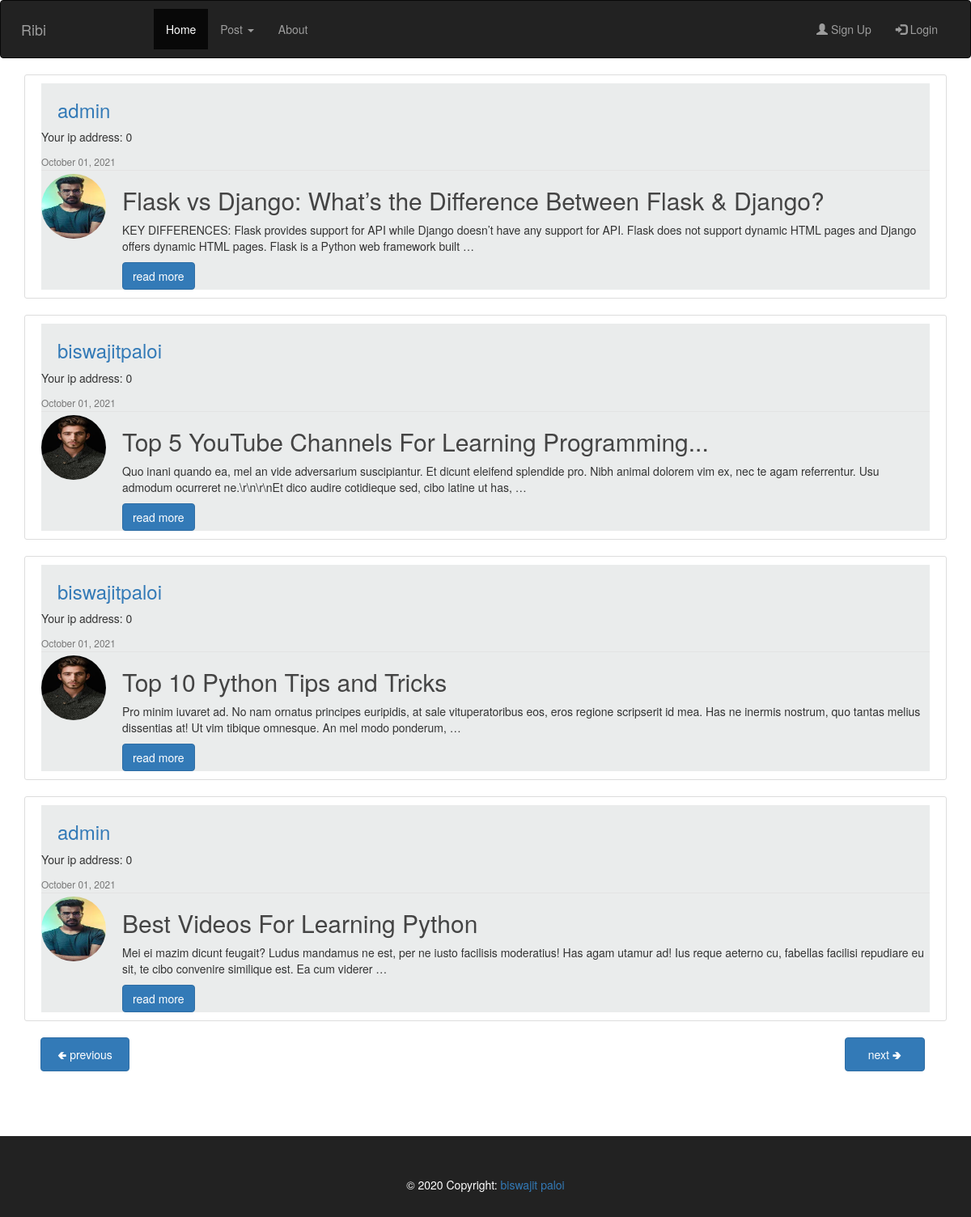
Screenshot of /?page=2 with the database file from the repository.
### blog/models.py (models this page shows, shortened)
class Post(models.Model):
    title = models.CharField(max_length=100,help_text="enter within 100 charecter")
    content = models.TextField()
    date_posted = models.DateTimeField(default=timezone.now)
    author = models.ForeignKey(User, on_delete=models.CASCADE)

### users/models.py (models this page shows, shortened)
class Profile(models.Model):
    MALE = 'M'
    FEMALE = 'F'
    Gender = [
        (MALE, 'Male'),
        (FEMALE, 'Female'),
    ]
    user = models.OneToOneField(User, on_delete=models.CASCADE)
    gender = models.CharField(max_length=6, choices=Gender, default='')
    image = models.ImageField(default='default_male.jpg', upload_to = 'profile_pics')

### blog/views.py (the view)
# urls.py: path('', PostListView.as_view(), name='home'),
class PostListView(ListView):
    model = Post
    template_name = 'blog/home.html'  # <app>/<model>_<viewtype>.html
    context_object_name = 'posts'
    paginate_by = 4
    paginate_orphans = 1
    ordering = ['-date_posted']
    def get_context_data(self, *args, **kwargs):
        try:
            context = super(PostListView, self).get_context_data(
                *args, **kwargs)
            context['ip'] = self.request.session.get('ip', 0)
            return context
        except Http404:
            self.kwargs['page'] = 1
            return super(PostListView, self).get_context_data(*args, **kwargs)

### blog/templates/blog/home.html
{% extends "blog/base.html" %}
{% block content %}
    {% for post in posts %}
    <article class="media content-section">
    <div style="background-color: rgb(234, 236, 236);" class="media-body fa-border ">
      <div class="article-metadata">
        <h3 ><a style="padding:20px;"  href="{% url 'profile' %}">{{ post.author }}</a></h3>
        <p>Your ip address: {{ip}}</p>
        <small  class="text-muted">{{ post.date_posted|date:"F d, Y" }}</small>
      </div>
        <img style="height: 80px; width: 80px; float: left;" class=" img-circle account-img " src="{{ post.author.profile.image.url }}">
      <h2><a class="article-title" href="{% url 'post-detail' post.id %}">{{ post.title }}</a></h2>
      <p style="padding-left: 100px;" class="article-content ">{{ post.content|truncatewords:"35"|linebreaks }}</p>
      <a style="margin-left: 100px;" class=" btn btn-primary"  href="{% url 'post-detail' post.id %}">read more</a>
    </div>
  </article>
    {% endfor %}
      {%if is_paginated %}
         {%if page_obj.has_previous %}
          <a style="margin-left: 20px; padding: 10px 20px;" class=" btn btn-primary" href="?page={{page_obj.previous_page_number}}"> 🢀{{page_obj.num_pages}} previous</a>
         {% endif %}
         {%if page_obj.has_next %}
         {% if page_obj.num_pages == 1 %}
             <a style="margin-left: 930px; padding: 10px 28px;" class=" btn btn-primary" href="?page={{page_obj.next_page_number}}">next 🢂</a>
          {% else %}
            <a style="margin-left: 880px; padding: 10px 28px;" class=" btn btn-primary" href="?page={{page_obj.next_page_number}}">next 🢂</a>
           {% endif %}
         {% endif %}
       {% endif %}
{% endblock content %}

### blog/static/blog/style.css (style rules this page uses)
h1, h2, h3, h4, h5, h6 { color: #444444; }
.content-section { background: #ffffff; padding: 10px 20px; border: 1px solid #dddddd; border-radius: 3px; margin-bottom: 20px; }
.article-title { color: #444444; }
.article-content { white-space: pre-line; }
.article-metadata { padding-bottom: 1px; margin-bottom: 4px; border-bottom: 1px solid #e3e3e3 }
.account-img { height: 125px; width: 125px; margin-right: 20px; margin-bottom: 16px; }

### rows the page displays
Post: author "admin", ip "0", date_posted "October 01, 2021", author.profile.image (picture), title "Flask vs Django: What’s the Difference Between Flask & Django?", content "KEY DIFFERENCES: Flask provides support for API while Django doesn’t have any support for API. Flask does not support dynamic HTML pages and Django offers dynamic HTML pages. Flask is a Python web framework built …"
Post: author "biswajitpaloi", ip "0", date_posted "October 01, 2021", author.profile.image (picture), title "Top 5 YouTube Channels For Learning Programming...", content "Quo inani quando ea, mel an vide adversarium suscipiantur. Et dicunt eleifend splendide pro. Nibh animal dolorem vim ex, nec te agam referrentur. Usu admodum ocurreret ne.\\r\\n\\r\\nEt dico audire cotidieque sed, cibo latine ut has, …"
Post: author "biswajitpaloi", ip "0", date_posted "October 01, 2021", author.profile.image (picture), title "Top 10 Python Tips and Tricks", content "Pro minim iuvaret ad. No nam ornatus principes euripidis, at sale vituperatoribus eos, eros regione scripserit id mea. Has ne inermis nostrum, quo tantas melius dissentias at! Ut vim tibique omnesque. An mel modo ponderum, …"
Post: author "admin", ip "0", date_posted "October 01, 2021", author.profile.image (picture), title "Best Videos For Learning Python", content "Mei ei mazim dicunt feugait? Ludus mandamus ne est, per ne iusto facilisis moderatius! Has agam utamur ad! Ius reque aeterno cu, fabellas facilisi repudiare eu sit, te cibo convenire similique est. Ea cum viderer …"
